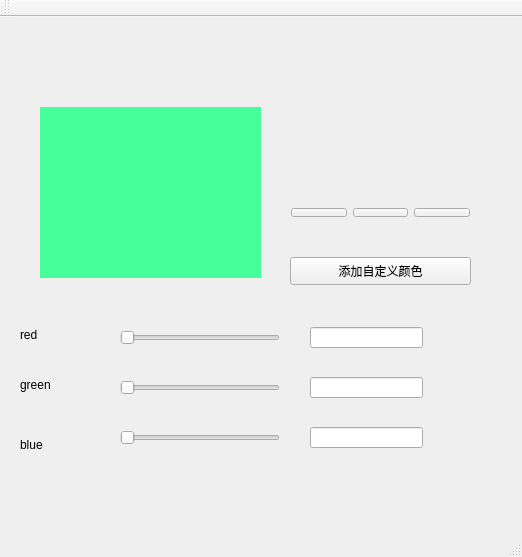
<?xml version="1.0" encoding="UTF-8"?>
<ui version="4.0">
 <class>MainWindow</class>
 <widget class="QMainWindow" name="MainWindow">
  <property name="geometry">
   <rect>
    <x>0</x>
    <y>0</y>
    <width>522</width>
    <height>557</height>
   </rect>
  </property>
  <property name="windowTitle">
   <string>MainWindow</string>
  </property>
  <widget class="QWidget" name="centralWidget">
   <widget class="QSlider" name="redSlider">
    <property name="geometry">
     <rect>
      <x>120</x>
      <y>310</y>
      <width>160</width>
      <height>22</height>
     </rect>
    </property>
    <property name="maximum">
     <number>255</number>
    </property>
    <property name="orientation">
     <enum>Qt::Horizontal</enum>
    </property>
   </widget>
   <widget class="QSlider" name="greenSlider_2">
    <property name="geometry">
     <rect>
      <x>120</x>
      <y>360</y>
      <width>160</width>
      <height>22</height>
     </rect>
    </property>
    <property name="maximum">
     <number>255</number>
    </property>
    <property name="orientation">
     <enum>Qt::Horizontal</enum>
    </property>
   </widget>
   <widget class="QSlider" name="blueSlider_3">
    <property name="geometry">
     <rect>
      <x>120</x>
      <y>410</y>
      <width>160</width>
      <height>22</height>
     </rect>
    </property>
    <property name="maximum">
     <number>255</number>
    </property>
    <property name="orientation">
     <enum>Qt::Horizontal</enum>
    </property>
   </widget>
   <widget class="QLabel" name="label">
    <property name="geometry">
     <rect>
      <x>40</x>
      <y>90</y>
      <width>221</width>
      <height>171</height>
     </rect>
    </property>
    <property name="styleSheet">
     <string notr="true">background-color: rgb(71, 255, 154);</string>
    </property>
    <property name="text">
     <string/>
    </property>
   </widget>
   <widget class="QLineEdit" name="red_lineEdit">
    <property name="geometry">
     <rect>
      <x>310</x>
      <y>310</y>
      <width>113</width>
      <height>21</height>
     </rect>
    </property>
   </widget>
   <widget class="QLineEdit" name="green_lineEdit_2">
    <property name="geometry">
     <rect>
      <x>310</x>
      <y>360</y>
      <width>113</width>
      <height>21</height>
     </rect>
    </property>
   </widget>
   <widget class="QLineEdit" name="blue_lineEdit_3">
    <property name="geometry">
     <rect>
      <x>310</x>
      <y>410</y>
      <width>113</width>
      <height>21</height>
     </rect>
    </property>
   </widget>
   <widget class="QLabel" name="red_name_label">
    <property name="geometry">
     <rect>
      <x>20</x>
      <y>310</y>
      <width>72</width>
      <height>15</height>
     </rect>
    </property>
    <property name="text">
     <string>red</string>
    </property>
   </widget>
   <widget class="QLabel" name="green_name_label">
    <property name="geometry">
     <rect>
      <x>20</x>
      <y>360</y>
      <width>72</width>
      <height>15</height>
     </rect>
    </property>
    <property name="text">
     <string>green</string>
    </property>
   </widget>
   <widget class="QLabel" name="blue_name_label">
    <property name="geometry">
     <rect>
      <x>20</x>
      <y>420</y>
      <width>72</width>
      <height>15</height>
     </rect>
    </property>
    <property name="text">
     <string>blue</string>
    </property>
   </widget>
   <widget class="QWidget" name="gridLayoutWidget">
    <property name="geometry">
     <rect>
      <x>280</x>
      <y>180</y>
      <width>201</width>
      <height>31</height>
     </rect>
    </property>
    <layout class="QGridLayout" name="gridLayout">
     <item row="0" column="3">
      <widget class="QPushButton" name="paltte_2_Btn">
       <property name="text">
        <string/>
       </property>
      </widget>
     </item>
     <item row="0" column="2">
      <widget class="QPushButton" name="paltte_1_Btn">
       <property name="text">
        <string/>
       </property>
      </widget>
     </item>
     <item row="0" column="4">
      <widget class="QPushButton" name="paltte_3_Btn">
       <property name="text">
        <string/>
       </property>
      </widget>
     </item>
    </layout>
   </widget>
   <widget class="QPushButton" name="setcolor_Btn">
    <property name="geometry">
     <rect>
      <x>290</x>
      <y>240</y>
      <width>181</width>
      <height>28</height>
     </rect>
    </property>
    <property name="text">
     <string>添加自定义颜色</string>
    </property>
   </widget>
  </widget>
  <widget class="QMenuBar" name="menuBar">
   <property name="geometry">
    <rect>
     <x>0</x>
     <y>0</y>
     <width>522</width>
     <height>26</height>
    </rect>
   </property>
  </widget>
  <widget class="QToolBar" name="mainToolBar">
   <attribute name="toolBarArea">
    <enum>TopToolBarArea</enum>
   </attribute>
   <attribute name="toolBarBreak">
    <bool>false</bool>
   </attribute>
  </widget>
  <widget class="QStatusBar" name="statusBar"/>
 </widget>
 <layoutdefault spacing="6" margin="11"/>
 <resources/>
 <connections/>
</ui>
